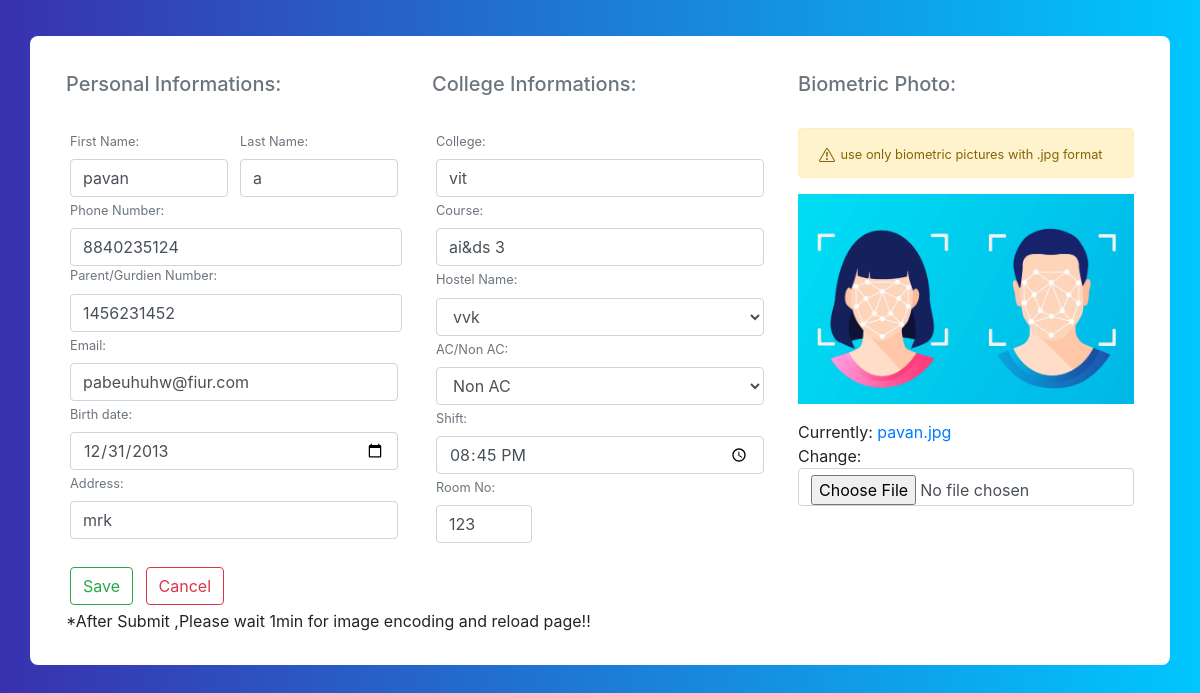
The app's page /edit_profile/8840235124/ (signed in) with its own data.
### core/models.py (models this page shows, shortened)
class Profile(models.Model):
    first_name = models.CharField(max_length=70)
    last_name = models.CharField(max_length=70)
    date = models.DateField()
    phone = models.BigIntegerField(primary_key=True)
    parentphone=models.BigIntegerField(null=True)
    email = models.EmailField()
    roomno = models.IntegerField()
    address = models.CharField(max_length=500,null=True)
    college = models.CharField(max_length=200)
    course = models.CharField(max_length=200,null=True)
    hostelname = models.CharField(choices=types,max_length=20,null=True,blank=False,default='employee')
    hosteltype=models.CharField(choices=H_types,max_length=20,null=True,blank=False,default='non_ac')
    present = models.BooleanField(default=False)
    image = models.ImageField()
    updated = models.DateTimeField(auto_now=True)
    shift = models.TimeField(default=datetime.time(20, 45))

### core/views.py (the view)
# urls.py: path('edit_profile/<int:id>/',edit_profile,name='edit_profile'),
@login_required
def edit_profile(request,id):
    profile = Profile.objects.get(pk=id)
    form = ProfileForm(instance=profile)
    try:
        if request.method == 'POST':
            form = ProfileForm(request.POST,request.FILES,instance=profile)
            if int(request.POST.get("phone"))!=profile.pk:
                messages.error(request,"Can't Change Your phone number!!")
                return redirect('profiles')
            image_path=str(profile.image)
            if form.is_valid():
                form.save()
                try:
                    encoding_image(str(int(request.POST.get("phone"))),request.FILES["image"])
                    if image_path!=str(request.FILES["image"]):
                        os.remove("media/"+image_path)
                    messages.success(request,'update image Sucessfully!')
                except:
                    messages.error(request,'update Sucessfully!')
                return redirect('profiles')
    except Exception as e:
        messages.error(request,"Try again! add photo and phoneno")
    context={'form':form}
    return render(request,'core/add_profile.html',context)

### core/templates/core/add_profile.html (shortened to what this page needs)
{% extends "core/base.html" %}
{% load static %}
{% block content %}
{% if request.user.is_superuser %}
<head>
</head>
<div class="container emp-profile pb-3">
    <form method="POST" action="." class="needs-validation" enctype='multipart/form-data'>
        <div class="row">
            <div class="col-md-4">
                <h5 class="text-muted">Personal Informations:</h5><br>
                <div class="d-flex justify-content-between">
                    <div class="m-1 mr-2">
                        <label class="text-muted"><small>First Name:</small></label>
                        {{ form.first_name }}
                    </div>
                    <div class="m-1">
                        <label class="text-muted"><small>Last Name:</small></label>
                        {{ form.last_name }}
                    </div>
                </div>
                <div class="ml-1">
                    <label class="text-muted"><small>Phone Number:</small></label>
                    {{ form.phone }}
                </div>
                <div class="ml-1">
                    <label class="text-muted"><small>Parent/Gurdien Number:</small></label>
                    {{ form.parentphone }}
                </div>
                <div class="m-1">
                    <label class="text-muted"><small>Email:</small></label>
                    {{ form.email }}
                </div>
                <div class="m-1">
                    <label class="text-muted"><small>Birth date:</small></label>
                    {{ form.date }}
                </div>
                <div class="m-1">
                    <label class="text-muted"><small>Address:</small></label>
                    {{ form.address }}
                </div>
            </div>
            <div class="col-md-4">
                <h5 class="text-muted">College Informations:</h5><br>
                <div class="m-1">
                    <label class="text-muted"><small>College:</small></label>
                    {{ form.college }}
                </div>
                <div class="m-1">
                    <label class="text-muted"><small>Course:</small></label>
                    {{ form.course }}
                </div>
                <div class="m-1">
                    <label class="text-muted"><small>Hostel Name:</small></label>
                    {{ form.hostelname }}
                </div>
                <div class="m-1">
                    <label class="text-muted"><small>AC/Non AC:</small></label>
                    {{ form.hosteltype }}
                </div>
                <div class="m-1">
                    <label class="text-muted"><small>Shift:</small></label>
                    {{ form.shift }}
                </div>
                <div class="m-1" style="width: 6rem;">
                    <label class="text-muted"><small>Room No:</small></label>
                    {{ form.roomno }}
                </div>
            </div>
            <div class="col-md-4">
                <h5 class="text-muted">Biometric Photo:</h5><br>
                <div>
                    <div class="alert alert-warning">
                        <small>use only biometric pictures with .jpg format</small>
                    </div>
                    <img src="{% static 'img/bio.jpg'%}" alt="" width="100%">
                </div>
                <div class="mt-3">
                    {{ form.image }}
                </div>
            </div>
        </div>
        <div class="mt-3">
            <button type="submit" class="btn btn-outline-success m-1">Save</button>
            <a href="{% url 'profiles'%}"><button type="button" class="btn btn-outline-danger m-1">Cancel</button></a>
            <p>*After Submit ,Please wait 1min for image encoding and reload page!!</p>
        </div>
    </form>
</div>
{%else%}
<center><h1>Access Denied!!!</h1></center>
{% endif %}
{% endblock content %}

### static/css/details.css (style rules this page uses)
.emp-profile { padding: 3%; margin-top: 3%; margin-bottom: 3%; border-radius: 0.5rem; background: #fff; }

### static/css/body.css (style rules this page uses)
body { background: -webkit-linear-gradient(left, #3931af, #00c6ff); }

### records on screen
Profile: first_name "pavan", last_name "a", phone "8840235124", parentphone "1456231452", email "pabeuhuhw@fiur.com", date "12/31/2013", address "mrk", college "vit", course "ai&ds 3", hostelname "vvk", hosteltype "Non AC", shift "20:45:00", roomno "123"
